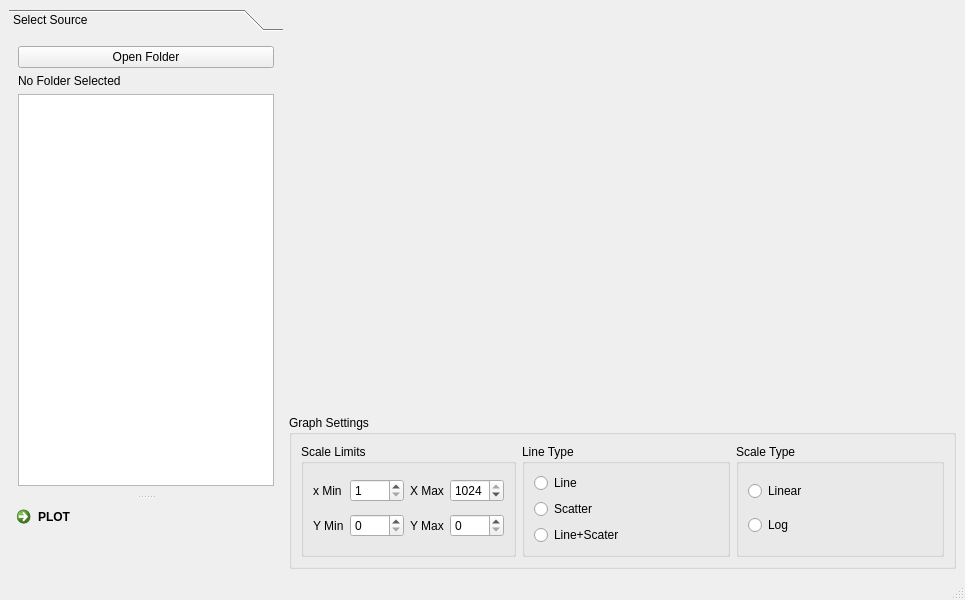
<?xml version="1.0" encoding="UTF-8"?>
<ui version="4.0">
 <class>MainWindow</class>
 <widget class="QMainWindow" name="MainWindow">
  <property name="geometry">
   <rect>
    <x>0</x>
    <y>0</y>
    <width>965</width>
    <height>600</height>
   </rect>
  </property>
  <property name="windowTitle">
   <string>MainWindow</string>
  </property>
  <widget class="QWidget" name="centralwidget">
   <layout class="QGridLayout" name="gridLayout_2">
    <item row="0" column="0" rowspan="2">
     <widget class="QSplitter" name="splitter_3">
      <property name="orientation">
       <enum>Qt::Vertical</enum>
      </property>
      <widget class="QToolBox" name="PlotSource">
       <property name="sizePolicy">
        <sizepolicy hsizetype="Fixed" vsizetype="Fixed">
         <horstretch>0</horstretch>
         <verstretch>0</verstretch>
        </sizepolicy>
       </property>
       <property name="currentIndex">
        <number>0</number>
       </property>
       <widget class="QWidget" name="select_source">
        <property name="geometry">
         <rect>
          <x>0</x>
          <y>0</y>
          <width>274</width>
          <height>442</height>
         </rect>
        </property>
        <attribute name="label">
         <string>Select Source</string>
        </attribute>
        <layout class="QGridLayout" name="gridLayout_13">
         <item row="0" column="1">
          <widget class="QPushButton" name="pl_btn_open_folder">
           <property name="text">
            <string>Open Folder</string>
           </property>
          </widget>
         </item>
         <item row="1" column="1">
          <widget class="QLabel" name="lb_folder_path">
           <property name="maximumSize">
            <size>
             <width>256</width>
             <height>16777215</height>
            </size>
           </property>
           <property name="layoutDirection">
            <enum>Qt::RightToLeft</enum>
           </property>
           <property name="text">
            <string>No Folder Selected</string>
           </property>
          </widget>
         </item>
         <item row="2" column="1">
          <widget class="QListWidget" name="file_list"/>
         </item>
        </layout>
       </widget>
      </widget>
      <widget class="QCommandLinkButton" name="clb_plot">
       <property name="sizePolicy">
        <sizepolicy hsizetype="Fixed" vsizetype="Fixed">
         <horstretch>0</horstretch>
         <verstretch>0</verstretch>
        </sizepolicy>
       </property>
       <property name="text">
        <string>PLOT</string>
       </property>
      </widget>
     </widget>
    </item>
    <item row="0" column="1">
     <widget class="QWidget" name="pl_main_plot" native="true">
      <property name="sizePolicy">
       <sizepolicy hsizetype="MinimumExpanding" vsizetype="MinimumExpanding">
        <horstretch>0</horstretch>
        <verstretch>0</verstretch>
       </sizepolicy>
      </property>
     </widget>
    </item>
    <item row="1" column="1">
     <widget class="QGroupBox" name="Graphsettings">
      <property name="title">
       <string>Graph Settings</string>
      </property>
      <layout class="QGridLayout" name="gridLayout_12">
       <item row="0" column="0">
        <widget class="QGroupBox" name="ScaleLimits">
         <property name="title">
          <string>Scale Limits</string>
         </property>
         <layout class="QGridLayout" name="gridLayout">
          <item row="0" column="0">
           <widget class="QLabel" name="label_2">
            <property name="text">
             <string>x Min</string>
            </property>
           </widget>
          </item>
          <item row="0" column="1">
           <widget class="QSpinBox" name="sb_xmin">
            <property name="minimum">
             <number>1</number>
            </property>
            <property name="maximum">
             <number>1024</number>
            </property>
           </widget>
          </item>
          <item row="0" column="2">
           <widget class="QLabel" name="label_3">
            <property name="text">
             <string>X Max</string>
            </property>
           </widget>
          </item>
          <item row="0" column="3">
           <widget class="QSpinBox" name="sb_xmax">
            <property name="minimum">
             <number>1</number>
            </property>
            <property name="maximum">
             <number>1024</number>
            </property>
            <property name="value">
             <number>1024</number>
            </property>
           </widget>
          </item>
          <item row="1" column="0">
           <widget class="QLabel" name="label_4">
            <property name="text">
             <string>Y Min</string>
            </property>
           </widget>
          </item>
          <item row="1" column="1">
           <widget class="QSpinBox" name="sb_ymin"/>
          </item>
          <item row="1" column="2">
           <widget class="QLabel" name="label_5">
            <property name="text">
             <string>Y Max</string>
            </property>
           </widget>
          </item>
          <item row="1" column="3">
           <widget class="QSpinBox" name="sb_ymax"/>
          </item>
         </layout>
        </widget>
       </item>
       <item row="0" column="1">
        <widget class="QGroupBox" name="LineType">
         <property name="title">
          <string>Line Type</string>
         </property>
         <layout class="QGridLayout" name="gridLayout_9">
          <item row="0" column="0">
           <widget class="QRadioButton" name="line">
            <property name="text">
             <string>Line</string>
            </property>
           </widget>
          </item>
          <item row="1" column="0">
           <widget class="QRadioButton" name="symbol">
            <property name="text">
             <string>Scatter</string>
            </property>
           </widget>
          </item>
          <item row="2" column="0">
           <widget class="QRadioButton" name="line_symbol">
            <property name="text">
             <string>Line+Scater</string>
            </property>
           </widget>
          </item>
         </layout>
        </widget>
       </item>
       <item row="0" column="2">
        <widget class="QGroupBox" name="Scale">
         <property name="title">
          <string>Scale Type</string>
         </property>
         <layout class="QGridLayout" name="gridLayout_10">
          <item row="0" column="0">
           <widget class="QRadioButton" name="rb_linear">
            <property name="text">
             <string>Linear</string>
            </property>
           </widget>
          </item>
          <item row="1" column="0">
           <widget class="QRadioButton" name="rb_log">
            <property name="text">
             <string>Log</string>
            </property>
           </widget>
          </item>
         </layout>
        </widget>
       </item>
      </layout>
     </widget>
    </item>
   </layout>
  </widget>
  <widget class="QMenuBar" name="menubar">
   <property name="geometry">
    <rect>
     <x>0</x>
     <y>0</y>
     <width>965</width>
     <height>21</height>
    </rect>
   </property>
  </widget>
  <widget class="QStatusBar" name="statusbar"/>
 </widget>
 <resources/>
 <connections/>
</ui>
